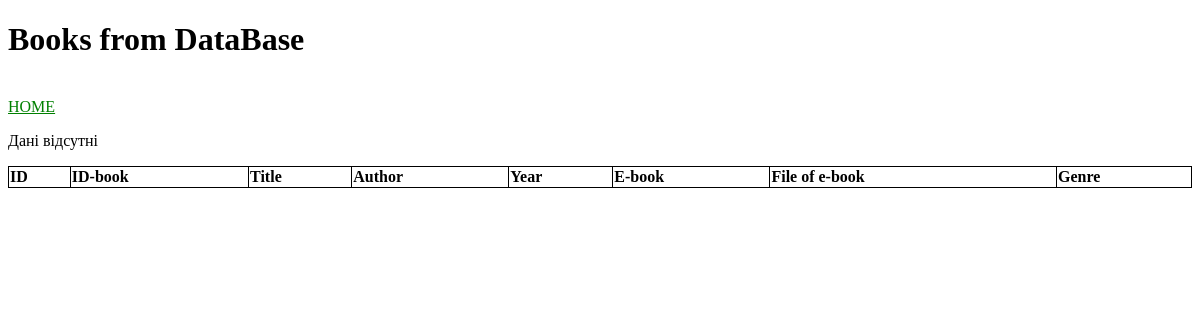
Page /books/drama on the earlier database version.
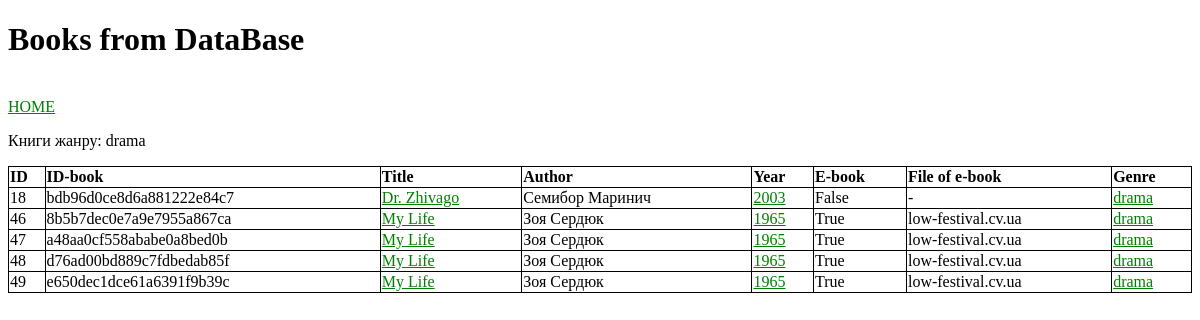
Same page on the later database version.
### books/models.py (models this page shows)
class Book(models.Model):
    id = models.IntegerField(auto_created=True, primary_key=True, serialize=False, verbose_name='ID')
    book_id = models.CharField(max_length=255, default=uuid.uuid4, unique=True)
    title = models.CharField(max_length=255)
    author = models.CharField(max_length=255)
    year = models.IntegerField()
    ebook = models.BooleanField()
    filename = models.CharField(max_length=255, null=True)
    genre = models.CharField(max_length=255, null=True)

### books/views.py (the view)
# urls.py: path('books/<str:genre>', views.book_by_genre, name='book_genre'),
def book_by_genre(request, genre):
    template = loader.get_template('books.html')
    book_db = Book.objects.filter(genre=genre).values()
    context = {
        'message': f'Книги жанру: {genre}' if len(book_db) else 'Дані відсутні',
        'books': book_db
    }
    return HttpResponse(template.render(context, request))

### books/templates/books.html (shortened to what this page needs)
<!DOCTYPE html>
<html>
<body>
<h1>Books from DataBase</h1>
<br>
<a href="{% url 'books' %}">HOME</a>
<p>{{ message }}</p>
<table style="width:100%">
  <tr color="blue">
    <th>ID</th>
    <th>ID-book</th>
    <th>Title</th>
    <th>Author</th>
    <th>Year</th>
    <th>E-book</th>
    <th>File of e-book</th>
    <th>Genre</th>
  </tr>
    {% for book in books %}
  <tr>
    <td>{{ book.id }}</td>
    <td>{{ book.book_id }}</td>
    <td><a href="{% url 'book_id' book.id %}">{{ book.title }}</a></td>
    <td>{{ book.author }}</td>
    <td><a href="{% url 'book_year' book.year %}">{{ book.year }}</a></td>
    <td>{{ book.ebook }}</td>
    <td>{{ book.filename }}</td>
    <td><a href="{% url 'book_genre' book.genre %}">{{ book.genre }}</a></td>
  </tr>
    {% endfor %}
</table>
</body>
</html>

Differences in the rows shown:
added Book: id "18", book_id "bdb96d0ce8d6a881222e84c7", title "Dr. Zhivago", author "Семибор Маринич", year "2003", ebook "False", filename "-", genre "drama"
added Book: id "46", book_id "8b5b7dec0e7a9e7955a867ca", title "My Life", author "Зоя Сердюк", year "1965", ebook "True", filename "low-festival.cv.ua", genre "drama"
added Book: id "47", book_id "a48aa0cf558ababe0a8bed0b", title "My Life", author "Зоя Сердюк", year "1965", ebook "True", filename "low-festival.cv.ua", genre "drama"
added Book: id "48", book_id "d76ad00bd889c7fdbedab85f", title "My Life", author "Зоя Сердюк", year "1965", ebook "True", filename "low-festival.cv.ua", genre "drama"
added Book: id "49", book_id "e650dec1dce61a6391f9b39c", title "My Life", author "Зоя Сердюк", year "1965", ebook "True", filename "low-festival.cv.ua", genre "drama"
Other differences:
{{ message }}: "Дані відсутні" → "Книги жанру: drama"
